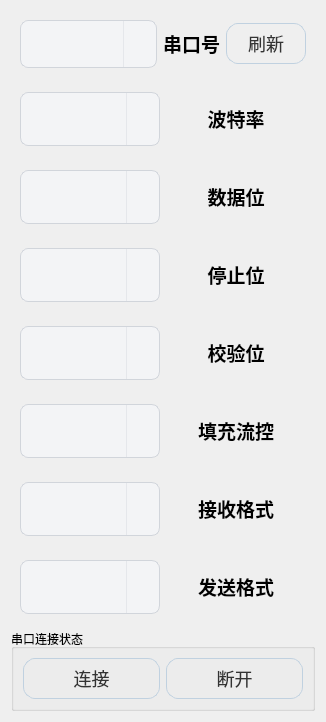
     <widget class="QWidget" name="widget" native="true">
      <layout class="QVBoxLayout" name="verticalLayout">
       <item>
        <widget class="QWidget" name="widget_2" native="true">
         <layout class="QHBoxLayout" name="horizontalLayout">
          <item>
           <widget class="QComboBox" name="ComPortNum_comboBox">
            <property name="styleSheet">
             <string notr="true">/* 基础样式 */
QComboBox {
    background-color: #ffffff;
    border-radius: 8px;
    border: 1px solid #d1d5db;
    padding: 8px 32px 8px 12px;
    font-family: 'Segoe UI', 'Microsoft YaHei', sans-serif;
    font-size: 16px;
    color: #374151;
    min-height: 30px;
    selection-background-color: #f3f4f6;
    selection-color: #111827;
}

/* 悬停状态 */
QComboBox:hover {
    border-color: #9ca3af;
    background-color: #f9fafb;
}

/* 按下/打开状态 */
QComboBox:on {
    border-color: #3b82f6;
}

/* 禁用状态 */
QComboBox:disabled {
    background-color: #f3f4f6;
    color: #9ca3af;
    border-color: #e5e7eb;
}

/* 下拉按钮区域 */
QComboBox::drop-down {
    subcontrol-origin: padding;
    subcontrol-position: top right;
    width: 32px;
    border-left: 1px solid #e5e7eb;
    border-top-right-radius: 8px;
    border-bottom-right-radius: 8px;
    background-color: transparent;
}

/* 下拉按钮悬停 */
QComboBox:hover::drop-down {
    background-color: #f3f4f6;
}

/* 下拉菜单样式 */
QComboBox QAbstractItemView {
    background-color: white;
    border: 1px solid #e5e7eb;
    border-radius: 8px;
    margin-top: 4px; /* 防止下拉菜单与组合框重叠 */
    padding: 4px 0;
    outline: none; /* 移除选中时的虚线框 */
    min-width: 120px;
}

/* 下拉菜单项 */
QComboBox QAbstractItemView::item {
    padding: 8px 16px;
    color: #374151;
    border-radius: 4px;
    margin: 2px 6px;
    min-height: 32px;
}

/* 下拉菜单选中项 */
QComboBox QAbstractItemView::item:selected {
    background-color: #eff6ff;
    color: #1d4ed8;
}

/* 下拉菜单悬停项 */
QComboBox QAbstractItemView::item:hover {
    background-color: #f3f4f6;
}

/* 带图标的组合框 */
QComboBox[hasIcons=&quot;true&quot;] {
    padding-left: 36px;
}

/* 编辑框模式 */
QComboBox:editable {
    background-color: white;
}

QComboBox:editable:on {
    background-color: white;
    border-color: #3b82f6;
}

/* 焦点状态 */
QComboBox:focus {
    border-color: #3b82f6;
}</string>
            </property>
           </widget>
          </item>
          <item>
           <widget class="QLabel" name="label">
            <property name="text">
             <string>&lt;html&gt;&lt;head/&gt;&lt;body&gt;&lt;p align=&quot;center&quot;&gt;&lt;span style=&quot; font-size:14pt; font-weight:700;&quot;&gt;串口号&lt;/span&gt;&lt;/p&gt;&lt;/body&gt;&lt;/html&gt;</string>
            </property>
           </widget>
          </item>
          <item>
           <widget class="QPushButton" name="RefreshSerialPort_pushButton">
            <property name="styleSheet">
             <string notr="true">/* 浅色渐变基础按钮 */
QPushButton {
    background-color: qlineargradient(x1:0, y1:0, x2:0, y2:1, 
                                      stop:0 #a8d8ff, stop:1 #7bb4ff); /* 浅蓝色渐变 */
    border-radius: 12px;             /* 稍小的圆角 */
    color: #333333;                  /* 深灰文字 */
    font-family: 'Segoe UI';         /* 字体 */
    font-size: 18px;                /* 更小字号 */
    font-weight: normal;             /* 普通粗细 */
    padding: 6px 14px;               /* 更小内边距 */
    border: 1px solid #c0d1e0;       /* 浅色边框 */
    min-width: 50px;                 /* 更小宽度 */
    min-height: 18px;                /* 更小高度 */
}

/* 悬停效果 */
QPushButton:hover {
    background-color: qlineargradient(x1:0, y1:0, x2:0, y2:1, 
                                      stop:0 #bae0ff, stop:1 #8cc3ff);
    border: 1px solid #a0c0e0;       /* 悬停时边框加深 */
}

/* 按下效果 */
QPushButton:pressed {
    background-color: qlineargradient(x1:0, y1:0, x2:0, y2:1, 
                                      stop:0 #8cc1f0, stop:1 #6ca5e0);
    padding: 7px 13px 5px 15px;      /* 轻微按下效果 */
    border: 1px solid #90a9c0;
}

/* 禁用状态 */
QPushButton:disabled {
    background-color: #e0e6eb;
    color: #a0a0a0;
    border: 1px solid #d0d8e0;
}

/* 特殊状态按钮 */
QPushButton:checked {
    background-color: qlineargradient(x1:0, y1:0, x2:0, y2:1, 
                                      stop:0 #ffd8a8, stop:1 #ffb47b); /* 选中状态橙色 */
    color: #333333;
}</string>
            </property>
            <property name="text">
             <string>刷新</string>
            </property>
           </widget>
          </item>
         </layout>
        </widget>
       </item>
       <item>
        <widget class="QWidget" name="widget_3" native="true">
         <layout class="QHBoxLayout" name="horizontalLayout_2">
          <item>
           <widget class="QComboBox" name="BaudRate_comboBox">
            <property name="styleSheet">
             <string notr="true">/* 基础样式 */
QComboBox {
    background-color: #ffffff;
    border-radius: 8px;
    border: 1px solid #d1d5db;
    padding: 8px 32px 8px 12px;
    font-family: 'Segoe UI', 'Microsoft YaHei', sans-serif;
    font-size: 16px;
    color: #374151;
    min-height: 36px;
    selection-background-color: #f3f4f6;
    selection-color: #111827;
}

/* 悬停状态 */
QComboBox:hover {
    border-color: #9ca3af;
    background-color: #f9fafb;
}

/* 按下/打开状态 */
QComboBox:on {
    border-color: #3b82f6;
}

/* 禁用状态 */
QComboBox:disabled {
    background-color: #f3f4f6;
    color: #9ca3af;
    border-color: #e5e7eb;
}

/* 下拉按钮区域 */
QComboBox::drop-down {
    subcontrol-origin: padding;
    subcontrol-position: top right;
    width: 32px;
    border-left: 1px solid #e5e7eb;
    border-top-right-radius: 8px;
    border-bottom-right-radius: 8px;
    background-color: transparent;
}

/* 下拉按钮悬停 */
QComboBox:hover::drop-down {
    background-color: #f3f4f6;
}

/* 下拉菜单样式 */
QComboBox QAbstractItemView {
    background-color: white;
    border: 1px solid #e5e7eb;
    border-radius: 8px;
    margin-top: 4px; /* 防止下拉菜单与组合框重叠 */
    padding: 4px 0;
    outline: none; /* 移除选中时的虚线框 */
    min-width: 120px;
}

/* 下拉菜单项 */
QComboBox QAbstractItemView::item {
    padding: 8px 16px;
    color: #374151;
    border-radius: 4px;
    margin: 2px 6px;
    min-height: 32px;
}

/* 下拉菜单选中项 */
QComboBox QAbstractItemView::item:selected {
    background-color: #eff6ff;
    color: #1d4ed8;
}

/* 下拉菜单悬停项 */
QComboBox QAbstractItemView::item:hover {
    background-color: #f3f4f6;
}

/* 带图标的组合框 */
QComboBox[hasIcons=&quot;true&quot;] {
    padding-left: 36px;
}

/* 编辑框模式 */
QComboBox:editable {
    background-color: white;
}

QComboBox:editable:on {
    background-color: white;
    border-color: #3b82f6;
}

/* 焦点状态 */
QComboBox:focus {
    border-color: #3b82f6;
}</string>
            </property>
           </widget>
          </item>
          <item>
           <widget class="QLabel" name="label_2">
            <property name="text">
             <string>&lt;html&gt;&lt;head/&gt;&lt;body&gt;&lt;p align=&quot;center&quot;&gt;&lt;span style=&quot; font-size:14pt; font-weight:700;&quot;&gt;波特率&lt;/span&gt;&lt;/p&gt;&lt;/body&gt;&lt;/html&gt;</string>
            </property>
           </widget>
          </item>
         </layout>
        </widget>
       </item>
       <item>
        <widget class="QWidget" name="widget_4" native="true">
         <layout class="QHBoxLayout" name="horizontalLayout_3">
          <item>
           <widget class="QComboBox" name="DataBit_comboBox">
            <property name="styleSheet">
             <string notr="true">/* 基础样式 */
QComboBox {
    background-color: #ffffff;
    border-radius: 8px;
    border: 1px solid #d1d5db;
    padding: 8px 32px 8px 12px;
    font-family: 'Segoe UI', 'Microsoft YaHei', sans-serif;
    font-size: 16px;
    color: #374151;
    min-height: 36px;
    selection-background-color: #f3f4f6;
    selection-color: #111827;
}

/* 悬停状态 */
QComboBox:hover {
    border-color: #9ca3af;
    background-color: #f9fafb;
}

/* 按下/打开状态 */
QComboBox:on {
    border-color: #3b82f6;
}

/* 禁用状态 */
QComboBox:disabled {
    background-color: #f3f4f6;
    color: #9ca3af;
    border-color: #e5e7eb;
}

/* 下拉按钮区域 */
QComboBox::drop-down {
    subcontrol-origin: padding;
    subcontrol-position: top right;
    width: 32px;
    border-left: 1px solid #e5e7eb;
    border-top-right-radius: 8px;
    border-bottom-right-radius: 8px;
    background-color: transparent;
}

/* 下拉按钮悬停 */
QComboBox:hover::drop-down {
    background-color: #f3f4f6;
}

/* 下拉菜单样式 */
QComboBox QAbstractItemView {
    background-color: white;
    border: 1px solid #e5e7eb;
    border-radius: 8px;
    margin-top: 4px; /* 防止下拉菜单与组合框重叠 */
    padding: 4px 0;
    outline: none; /* 移除选中时的虚线框 */
    min-width: 120px;
}

/* 下拉菜单项 */
QComboBox QAbstractItemView::item {
    padding: 8px 16px;
    color: #374151;
    border-radius: 4px;
    margin: 2px 6px;
    min-height: 32px;
}

/* 下拉菜单选中项 */
QComboBox QAbstractItemView::item:selected {
    background-color: #eff6ff;
    color: #1d4ed8;
}

/* 下拉菜单悬停项 */
QComboBox QAbstractItemView::item:hover {
    background-color: #f3f4f6;
}

/* 带图标的组合框 */
QComboBox[hasIcons=&quot;true&quot;] {
    padding-left: 36px;
}

/* 编辑框模式 */
QComboBox:editable {
    background-color: white;
}

QComboBox:editable:on {
    background-color: white;
    border-color: #3b82f6;
}

/* 焦点状态 */
QComboBox:focus {
    border-color: #3b82f6;
}</string>
            </property>
           </widget>
          </item>
          <item>
           <widget class="QLabel" name="label_3">
            <property name="text">
             <string>&lt;html&gt;&lt;head/&gt;&lt;body&gt;&lt;p align=&quot;center&quot;&gt;&lt;span style=&quot; font-size:14pt; font-weight:700;&quot;&gt;数据位&lt;/span&gt;&lt;/p&gt;&lt;/body&gt;&lt;/html&gt;</string>
            </property>
           </widget>
          </item>
         </layout>
        </widget>
       </item>
       <item>
        <widget class="QWidget" name="widget_5" native="true">
         <layout class="QHBoxLayout" name="horizontalLayout_4">
          <item>
           <widget class="QComboBox" name="StopBit_comboBox">
            <property name="styleSheet">
             <string notr="true">/* 基础样式 */
QComboBox {
    background-color: #ffffff;
    border-radius: 8px;
    border: 1px solid #d1d5db;
    padding: 8px 32px 8px 12px;
    font-family: 'Segoe UI', 'Microsoft YaHei', sans-serif;
    font-size: 16px;
    color: #374151;
    min-height: 36px;
    selection-background-color: #f3f4f6;
    selection-color: #111827;
}

/* 悬停状态 */
QComboBox:hover {
    border-color: #9ca3af;
    background-color: #f9fafb;
}

/* 按下/打开状态 */
QComboBox:on {
    border-color: #3b82f6;
}

/* 禁用状态 */
QComboBox:disabled {
    background-color: #f3f4f6;
    color: #9ca3af;
    border-color: #e5e7eb;
}

/* 下拉按钮区域 */
QComboBox::drop-down {
    subcontrol-origin: padding;
    subcontrol-position: top right;
    width: 32px;
    border-left: 1px solid #e5e7eb;
    border-top-right-radius: 8px;
    border-bottom-right-radius: 8px;
    background-color: transparent;
}

/* 下拉按钮悬停 */
QComboBox:hover::drop-down {
    background-color: #f3f4f6;
}

/* 下拉菜单样式 */
QComboBox QAbstractItemView {
    background-color: white;
    border: 1px solid #e5e7eb;
    border-radius: 8px;
    margin-top: 4px; /* 防止下拉菜单与组合框重叠 */
    padding: 4px 0;
    outline: none; /* 移除选中时的虚线框 */
    min-width: 120px;
}

/* 下拉菜单项 */
QComboBox QAbstractItemView::item {
    padding: 8px 16px;
    color: #374151;
    border-radius: 4px;
    margin: 2px 6px;
    min-height: 32px;
}

/* 下拉菜单选中项 */
QComboBox QAbstractItemView::item:selected {
    background-color: #eff6ff;
    color: #1d4ed8;
}

/* 下拉菜单悬停项 */
QComboBox QAbstractItemView::item:hover {
    background-color: #f3f4f6;
}

/* 带图标的组合框 */
QComboBox[hasIcons=&quot;true&quot;] {
    padding-left: 36px;
}

/* 编辑框模式 */
QComboBox:editable {
    background-color: white;
}

QComboBox:editable:on {
    background-color: white;
    border-color: #3b82f6;
}

/* 焦点状态 */
QComboBox:focus {
    border-color: #3b82f6;
}</string>
            </property>
           </widget>
          </item>
          <item>
           <widget class="QLabel" name="label_4">
            <property name="text">
             <string>&lt;html&gt;&lt;head/&gt;&lt;body&gt;&lt;p align=&quot;center&quot;&gt;&lt;span style=&quot; font-size:14pt; font-weight:700;&quot;&gt;停止位&lt;/span&gt;&lt;/p&gt;&lt;/body&gt;&lt;/html&gt;</string>
            </property>
           </widget>
          </item>
         </layout>
        </widget>
       </item>
       <item>
        <widget class="QWidget" name="widget_6" native="true">
         <layout class="QHBoxLayout" name="horizontalLayout_5">
          <item>
           <widget class="QComboBox" name="Parity_comboBox">
            <property name="styleSheet">
             <string notr="true">/* 基础样式 */
QComboBox {
    background-color: #ffffff;
    border-radius: 8px;
    border: 1px solid #d1d5db;
    padding: 8px 32px 8px 12px;
    font-family: 'Segoe UI', 'Microsoft YaHei', sans-serif;
    font-size: 16px;
    color: #374151;
    min-height: 36px;
    selection-background-color: #f3f4f6;
    selection-color: #111827;
}

/* 悬停状态 */
QComboBox:hover {
    border-color: #9ca3af;
    background-color: #f9fafb;
}

/* 按下/打开状态 */
QComboBox:on {
    border-color: #3b82f6;
}

/* 禁用状态 */
QComboBox:disabled {
    background-color: #f3f4f6;
    color: #9ca3af;
    border-color: #e5e7eb;
}

/* 下拉按钮区域 */
QComboBox::drop-down {
    subcontrol-origin: padding;
    subcontrol-position: top right;
    width: 32px;
    border-left: 1px solid #e5e7eb;
    border-top-right-radius: 8px;
    border-bottom-right-radius: 8px;
    background-color: transparent;
}

/* 下拉按钮悬停 */
QComboBox:hover::drop-down {
    background-color: #f3f4f6;
}

/* 下拉菜单样式 */
QComboBox QAbstractItemView {
    background-color: white;
    border: 1px solid #e5e7eb;
    border-radius: 8px;
    margin-top: 4px; /* 防止下拉菜单与组合框重叠 */
    padding: 4px 0;
    outline: none; /* 移除选中时的虚线框 */
    min-width: 120px;
}

/* 下拉菜单项 */
QComboBox QAbstractItemView::item {
    padding: 8px 16px;
    color: #374151;
    border-radius: 4px;
    margin: 2px 6px;
    min-height: 32px;
}

/* 下拉菜单选中项 */
QComboBox QAbstractItemView::item:selected {
    background-color: #eff6ff;
    color: #1d4ed8;
}

/* 下拉菜单悬停项 */
QComboBox QAbstractItemView::item:hover {
    background-color: #f3f4f6;
}

/* 带图标的组合框 */
QComboBox[hasIcons=&quot;true&quot;] {
    padding-left: 36px;
}

/* 编辑框模式 */
QComboBox:editable {
    background-color: white;
}

QComboBox:editable:on {
    background-color: white;
    border-color: #3b82f6;
}

/* 焦点状态 */
QComboBox:focus {
    border-color: #3b82f6;
}</string>
            </property>
           </widget>
          </item>
          <item>
           <widget class="QLabel" name="label_5">
            <property name="text">
             <string>&lt;html&gt;&lt;head/&gt;&lt;body&gt;&lt;p align=&quot;center&quot;&gt;&lt;span style=&quot; font-size:14pt; font-weight:700;&quot;&gt;校验位&lt;/span&gt;&lt;/p&gt;&lt;/body&gt;&lt;/html&gt;</string>
            </property>
           </widget>
          </item>
         </layout>
        </widget>
       </item>
       <item>
        <widget class="QWidget" name="widget_13" native="true">
         <layout class="QHBoxLayout" name="horizontalLayout_13">
          <item>
           <widget class="QComboBox" name="FlowControl_comboBox">
            <property name="styleSheet">
             <string notr="true">/* 基础样式 */
QComboBox {
    background-color: #ffffff;
    border-radius: 8px;
    border: 1px solid #d1d5db;
    padding: 8px 32px 8px 12px;
    font-family: 'Segoe UI', 'Microsoft YaHei', sans-serif;
    font-size: 16px;
    color: #374151;
    min-height: 36px;
    selection-background-color: #f3f4f6;
    selection-color: #111827;
}

/* 悬停状态 */
QComboBox:hover {
    border-color: #9ca3af;
    background-color: #f9fafb;
}

/* 按下/打开状态 */
QComboBox:on {
    border-color: #3b82f6;
}

/* 禁用状态 */
QComboBox:disabled {
    background-color: #f3f4f6;
    color: #9ca3af;
    border-color: #e5e7eb;
}

/* 下拉按钮区域 */
QComboBox::drop-down {
    subcontrol-origin: padding;
    subcontrol-position: top right;
    width: 32px;
    border-left: 1px solid #e5e7eb;
    border-top-right-radius: 8px;
    border-bottom-right-radius: 8px;
    background-color: transparent;
}

/* 下拉按钮悬停 */
QComboBox:hover::drop-down {
    background-color: #f3f4f6;
}

/* 下拉菜单样式 */
QComboBox QAbstractItemView {
    background-color: white;
    border: 1px solid #e5e7eb;
    border-radius: 8px;
    margin-top: 4px; /* 防止下拉菜单与组合框重叠 */
    padding: 4px 0;
    outline: none; /* 移除选中时的虚线框 */
    min-width: 120px;
}

/* 下拉菜单项 */
QComboBox QAbstractItemView::item {
    padding: 8px 16px;
    color: #374151;
    border-radius: 4px;
    margin: 2px 6px;
    min-height: 32px;
}

/* 下拉菜单选中项 */
QComboBox QAbstractItemView::item:selected {
    background-color: #eff6ff;
    color: #1d4ed8;
}

/* 下拉菜单悬停项 */
QComboBox QAbstractItemView::item:hover {
    background-color: #f3f4f6;
}

/* 带图标的组合框 */
QComboBox[hasIcons=&quot;true&quot;] {
    padding-left: 36px;
}

/* 编辑框模式 */
QComboBox:editable {
    background-color: white;
}

QComboBox:editable:on {
    background-color: white;
    border-color: #3b82f6;
}

/* 焦点状态 */
QComboBox:focus {
    border-color: #3b82f6;
}</string>
            </property>
           </widget>
          </item>
          <item>
           <widget class="QLabel" name="label_8">
            <property name="text">
             <string>&lt;html&gt;&lt;head/&gt;&lt;body&gt;&lt;p align=&quot;center&quot;&gt;&lt;span style=&quot; font-size:14pt; font-weight:700;&quot;&gt;填充流控&lt;/span&gt;&lt;/p&gt;&lt;/body&gt;&lt;/html&gt;</string>
            </property>
           </widget>
          </item>
         </layout>
        </widget>
       </item>
       <item>
        <widget class="QWidget" name="widget_7" native="true">
         <layout class="QHBoxLayout" name="horizontalLayout_6">
          <item>
           <widget class="QComboBox" name="ReceiveType_comboBox">
            <property name="styleSheet">
             <string notr="true">/* 基础样式 */
QComboBox {
    background-color: #ffffff;
    border-radius: 8px;
    border: 1px solid #d1d5db;
    padding: 8px 32px 8px 12px;
    font-family: 'Segoe UI', 'Microsoft YaHei', sans-serif;
    font-size: 16px;
    color: #374151;
    min-height: 36px;
    selection-background-color: #f3f4f6;
    selection-color: #111827;
}

/* 悬停状态 */
QComboBox:hover {
    border-color: #9ca3af;
    background-color: #f9fafb;
}

/* 按下/打开状态 */
QComboBox:on {
    border-color: #3b82f6;
}

/* 禁用状态 */
QComboBox:disabled {
    background-color: #f3f4f6;
    color: #9ca3af;
    border-color: #e5e7eb;
}

/* 下拉按钮区域 */
QComboBox::drop-down {
    subcontrol-origin: padding;
    subcontrol-position: top right;
    width: 32px;
    border-left: 1px solid #e5e7eb;
    border-top-right-radius: 8px;
    border-bottom-right-radius: 8px;
    background-color: transparent;
}

/* 下拉按钮悬停 */
QComboBox:hover::drop-down {
    background-color: #f3f4f6;
}

/* 下拉菜单样式 */
QComboBox QAbstractItemView {
    background-color: white;
    border: 1px solid #e5e7eb;
    border-radius: 8px;
    margin-top: 4px; /* 防止下拉菜单与组合框重叠 */
    padding: 4px 0;
    outline: none; /* 移除选中时的虚线框 */
    min-width: 120px;
}

/* 下拉菜单项 */
QComboBox QAbstractItemView::item {
    padding: 8px 16px;
    color: #374151;
    border-radius: 4px;
    margin: 2px 6px;
    min-height: 32px;
}

/* 下拉菜单选中项 */
QComboBox QAbstractItemView::item:selected {
    background-color: #eff6ff;
    color: #1d4ed8;
}

/* 下拉菜单悬停项 */
QComboBox QAbstractItemView::item:hover {
    background-color: #f3f4f6;
}

/* 带图标的组合框 */
QComboBox[hasIcons=&quot;true&quot;] {
    padding-left: 36px;
}

/* 编辑框模式 */
QComboBox:editable {
    background-color: white;
}

QComboBox:editable:on {
    background-color: white;
    border-color: #3b82f6;
}

/* 焦点状态 */
QComboBox:focus {
    border-color: #3b82f6;
}</string>
            </property>
           </widget>
          </item>
          <item>
           <widget class="QLabel" name="label_6">
            <property name="text">
             <string>&lt;html&gt;&lt;head/&gt;&lt;body&gt;&lt;p align=&quot;center&quot;&gt;&lt;span style=&quot; font-size:14pt; font-weight:700;&quot;&gt;接收格式&lt;/span&gt;&lt;/p&gt;&lt;/body&gt;&lt;/html&gt;</string>
            </property>
           </widget>
          </item>
         </layout>
        </widget>
       </item>
       <item>
        <widget class="QWidget" name="widget_8" native="true">
         <layout class="QHBoxLayout" name="horizontalLayout_7">
          <item>
           <widget class="QComboBox" name="SendType_comboBox">
            <property name="styleSheet">
             <string notr="true">/* 基础样式 */
QComboBox {
    background-color: #ffffff;
    border-radius: 8px;
    border: 1px solid #d1d5db;
    padding: 8px 32px 8px 12px;
    font-family: 'Segoe UI', 'Microsoft YaHei', sans-serif;
    font-size: 16px;
    color: #374151;
    min-height: 36px;
    selection-background-color: #f3f4f6;
    selection-color: #111827;
}

/* 悬停状态 */
QComboBox:hover {
    border-color: #9ca3af;
    background-color: #f9fafb;
}

/* 按下/打开状态 */
QComboBox:on {
    border-color: #3b82f6;
}

/* 禁用状态 */
QComboBox:disabled {
    background-color: #f3f4f6;
    color: #9ca3af;
    border-color: #e5e7eb;
}

/* 下拉按钮区域 */
QComboBox::drop-down {
    subcontrol-origin: padding;
    subcontrol-position: top right;
    width: 32px;
    border-left: 1px solid #e5e7eb;
    border-top-right-radius: 8px;
    border-bottom-right-radius: 8px;
    background-color: transparent;
}

/* 下拉按钮悬停 */
QComboBox:hover::drop-down {
    background-color: #f3f4f6;
}

/* 下拉菜单样式 */
QComboBox QAbstractItemView {
    background-color: white;
    border: 1px solid #e5e7eb;
    border-radius: 8px;
    margin-top: 4px; /* 防止下拉菜单与组合框重叠 */
    padding: 4px 0;
    outline: none; /* 移除选中时的虚线框 */
    min-width: 120px;
}

/* 下拉菜单项 */
QComboBox QAbstractItemView::item {
    padding: 8px 16px;
    color: #374151;
    border-radius: 4px;
    margin: 2px 6px;
    min-height: 32px;
}

/* 下拉菜单选中项 */
QComboBox QAbstractItemView::item:selected {
    background-color: #eff6ff;
    color: #1d4ed8;
}

/* 下拉菜单悬停项 */
QComboBox QAbstractItemView::item:hover {
    background-color: #f3f4f6;
}

/* 带图标的组合框 */
QComboBox[hasIcons=&quot;true&quot;] {
    padding-left: 36px;
}

/* 编辑框模式 */
QComboBox:editable {
    background-color: white;
}

QComboBox:editable:on {
    background-color: white;
    border-color: #3b82f6;
}

/* 焦点状态 */
QComboBox:focus {
    border-color: #3b82f6;
}</string>
            </property>
           </widget>
          </item>
          <item>
           <widget class="QLabel" name="label_7">
            <property name="text">
             <string>&lt;html&gt;&lt;head/&gt;&lt;body&gt;&lt;p align=&quot;center&quot;&gt;&lt;span style=&quot; font-size:14pt; font-weight:700;&quot;&gt;发送格式&lt;/span&gt;&lt;/p&gt;&lt;/body&gt;&lt;/html&gt;</string>
            </property>
           </widget>
          </item>
         </layout>
        </widget>
       </item>
       <item>
        <widget class="QGroupBox" name="groupBox_3">
         <property name="title">
          <string>串口连接状态</string>
         </property>
         <layout class="QHBoxLayout" name="horizontalLayout_8">
          <item>
           <widget class="QPushButton" name="ConnectSerial_pushButton">
            <property name="styleSheet">
             <string notr="true">/* 浅色渐变基础按钮 */
QPushButton {
    background-color: qlineargradient(x1:0, y1:0, x2:0, y2:1, 
                                      stop:0 #a8d8ff, stop:1 #7bb4ff); /* 浅蓝色渐变 */
    border-radius: 12px;             /* 稍小的圆角 */
    color: #333333;                  /* 深灰文字 */
    font-family: 'Segoe UI';         /* 字体 */
    font-size: 18px;                /* 更小字号 */
    font-weight: normal;             /* 普通粗细 */
    padding: 6px 14px;               /* 更小内边距 */
    border: 1px solid #c0d1e0;       /* 浅色边框 */
    min-width: 50px;                 /* 更小宽度 */
    min-height: 18px;                /* 更小高度 */
}

/* 悬停效果 */
QPushButton:hover {
    background-color: qlineargradient(x1:0, y1:0, x2:0, y2:1, 
                                      stop:0 #bae0ff, stop:1 #8cc3ff);
    border: 1px solid #a0c0e0;       /* 悬停时边框加深 */
}

/* 按下效果 */
QPushButton:pressed {
    background-color: qlineargradient(x1:0, y1:0, x2:0, y2:1, 
                                      stop:0 #8cc1f0, stop:1 #6ca5e0);
    padding: 7px 13px 5px 15px;      /* 轻微按下效果 */
    border: 1px solid #90a9c0;
}

/* 禁用状态 */
QPushButton:disabled {
    background-color: #e0e6eb;
    color: #a0a0a0;
    border: 1px solid #d0d8e0;
}

/* 特殊状态按钮 */
QPushButton:checked {
    background-color: qlineargradient(x1:0, y1:0, x2:0, y2:1, 
                                      stop:0 #ffd8a8, stop:1 #ffb47b); /* 选中状态橙色 */
    color: #333333;
}</string>
            </property>
            <property name="text">
             <string>连接</string>
            </property>
           </widget>
          </item>
          <item>
           <widget class="QPushButton" name="DisconnectSerial_pushButton">
            <property name="styleSheet">
             <string notr="true">/* 浅色渐变基础按钮 */
QPushButton {
    background-color: qlineargradient(x1:0, y1:0, x2:0, y2:1, 
                                      stop:0 #a8d8ff, stop:1 #7bb4ff); /* 浅蓝色渐变 */
    border-radius: 12px;             /* 稍小的圆角 */
    color: #333333;                  /* 深灰文字 */
    font-family: 'Segoe UI';         /* 字体 */
    font-size: 18px;                /* 更小字号 */
    font-weight: normal;             /* 普通粗细 */
    padding: 6px 14px;               /* 更小内边距 */
    border: 1px solid #c0d1e0;       /* 浅色边框 */
    min-width: 50px;                 /* 更小宽度 */
    min-height: 18px;                /* 更小高度 */
}

/* 悬停效果 */
QPushButton:hover {
    background-color: qlineargradient(x1:0, y1:0, x2:0, y2:1, 
                                      stop:0 #bae0ff, stop:1 #8cc3ff);
    border: 1px solid #a0c0e0;       /* 悬停时边框加深 */
}

/* 按下效果 */
QPushButton:pressed {
    background-color: qlineargradient(x1:0, y1:0, x2:0, y2:1, 
                                      stop:0 #8cc1f0, stop:1 #6ca5e0);
    padding: 7px 13px 5px 15px;      /* 轻微按下效果 */
    border: 1px solid #90a9c0;
}

/* 禁用状态 */
QPushButton:disabled {
    background-color: #e0e6eb;
    color: #a0a0a0;
    border: 1px solid #d0d8e0;
}

/* 特殊状态按钮 */
QPushButton:checked {
    background-color: qlineargradient(x1:0, y1:0, x2:0, y2:1, 
                                      stop:0 #ffd8a8, stop:1 #ffb47b); /* 选中状态橙色 */
    color: #333333;
}</string>
            </property>
            <property name="text">
             <string>断开</string>
            </property>
           </widget>
          </item>
         </layout>
        </widget>
       </item>
      </layout>
     </widget>
